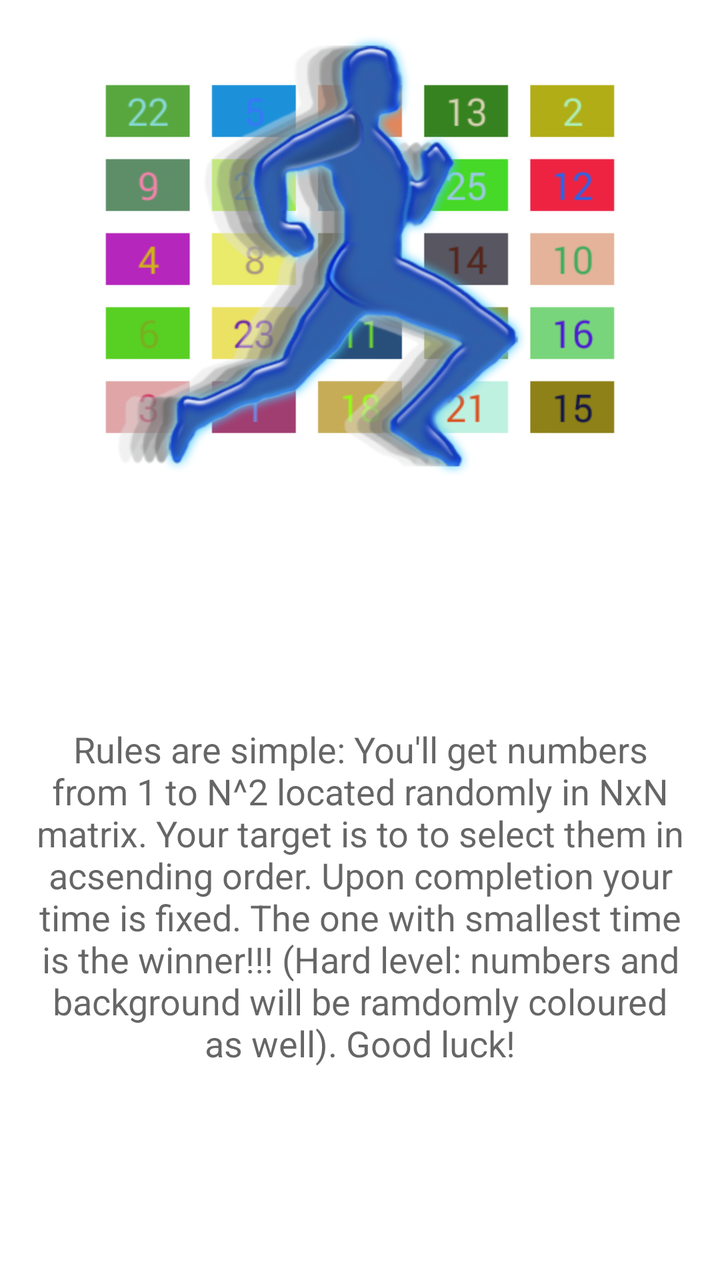
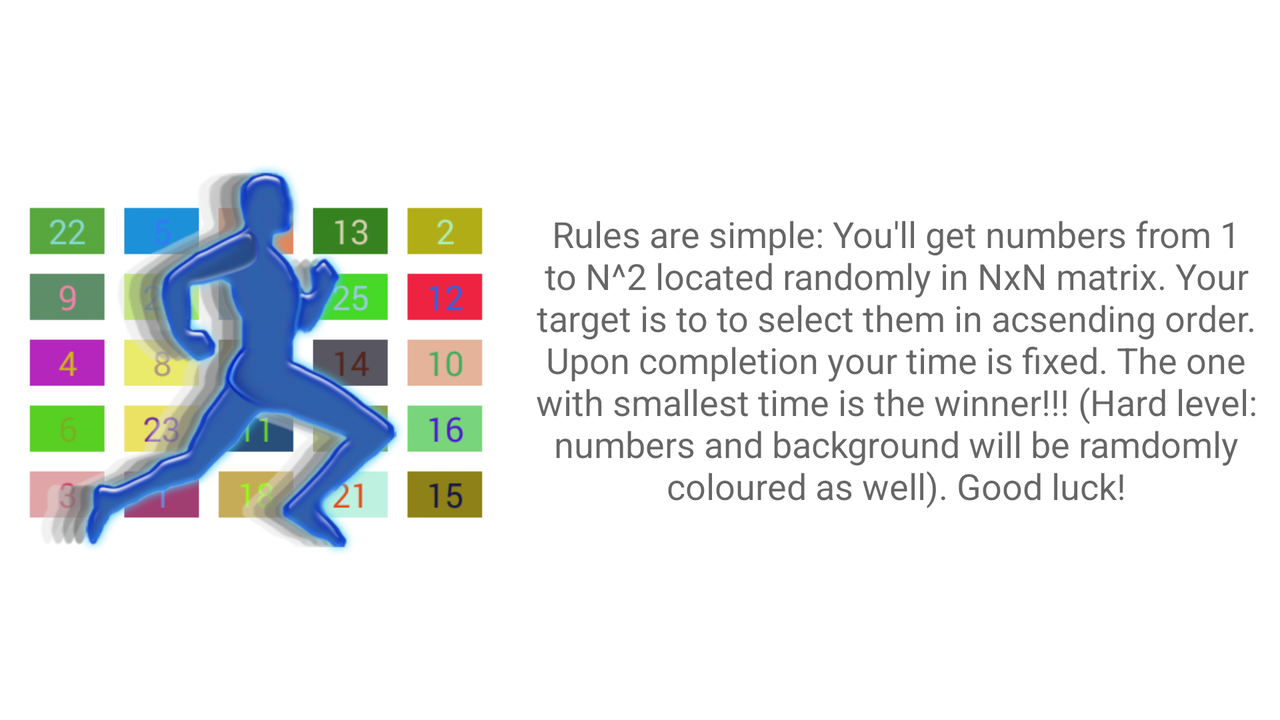

One screen, two layout resources from the same app: the default and the repository's alternative for another configuration. Each is rendered where Android would select it; the XML of both is given below.
<!-- AndroidManifest.xml: application theme AppTheme -->
<!-- res/layout/fragment_rules.xml -->
<LinearLayout

    xmlns:android="http://schemas.android.com/apk/res/android"
    xmlns:tools="http://schemas.android.com/tools"
    android:layout_width="match_parent"
    android:layout_height="match_parent"
    android:gravity="center"
    android:orientation="vertical"
    tools:context="org.home.d2e.numbersprinter.RulesFragment">


    <LinearLayout
        android:orientation="vertical"
        android:layout_width="match_parent"
        android:layout_height="match_parent"
        android:layout_weight="3"
        android:gravity="center">

        <ImageView
            android:layout_width="match_parent"
            android:layout_height="match_parent"
            android:id="@+id/ivLogo"
            android:src="@drawable/logo01" />
    </LinearLayout>

    <LinearLayout
        android:orientation="vertical"
        android:layout_width="match_parent"
        android:layout_height="match_parent"
        android:layout_weight="2">

        <TextView
            android:layout_width="match_parent"
            android:layout_height="match_parent"
            android:textAppearance="?android:attr/textAppearanceMedium"
            android:text="@string/tRules"
            android:id="@+id/tvRules"
            android:layout_margin="15dp"

            android:gravity="center" />
    </LinearLayout>

</LinearLayout>
<!-- resources referenced by this layout -->
<resources>
  <!-- drawable logo01: png bitmap (drawable, 109309 bytes) -->
  <string name="tRules">Rules are simple: You\'ll get numbers from 1 to N^2 located randomly in NxN matrix. Your target is to to select them in acsending order. Upon completion your time is fixed. The one with smallest time is the winner!!! (Hard level: numbers and background will be ramdomly coloured as well). Good luck!</string>
</resources>
<!-- res/layout-land/fragment_rules.xml (the repository's variant of the layout above) -->
<!-- drawn on the phone turned sideways -->
<LinearLayout

    xmlns:android="http://schemas.android.com/apk/res/android"
    xmlns:tools="http://schemas.android.com/tools"
    android:layout_width="match_parent"
    android:layout_height="match_parent"
    android:gravity="center"
    android:orientation="horizontal"
    android:baselineAligned="false"
    tools:context="org.home.d2e.numbersprinter.RulesFragment">


    <LinearLayout
        android:orientation="vertical"
        android:layout_width="match_parent"
        android:layout_height="match_parent"
        android:layout_weight="3"
        android:gravity="center"
        android:padding="10dp">

        <ImageView
            android:layout_width="match_parent"
            android:layout_height="match_parent"
            android:id="@+id/ivLogo"
            android:src="@drawable/logo01" />
    </LinearLayout>

    <LinearLayout
        android:orientation="vertical"
        android:layout_width="match_parent"
        android:layout_height="match_parent"
        android:layout_weight="2"
        android:gravity="center">

        <TextView
            android:layout_width="match_parent"
            android:layout_height="wrap_content"
            android:textAppearance="?android:attr/textAppearanceMedium"
            android:text="@string/tRules"
            android:id="@+id/tvRules"
            android:layout_margin="10dp"
            android:gravity="center" />
    </LinearLayout>

</LinearLayout>
